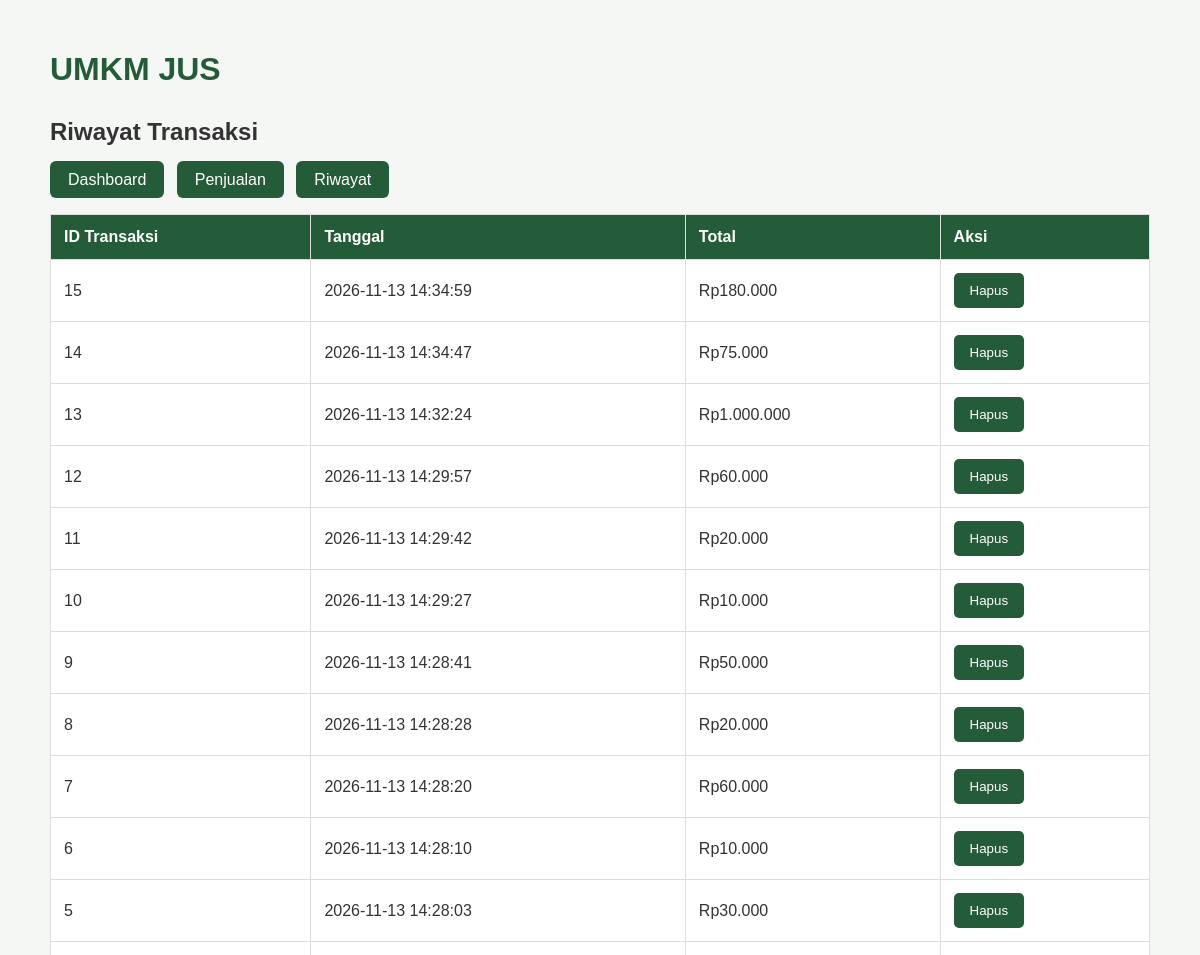
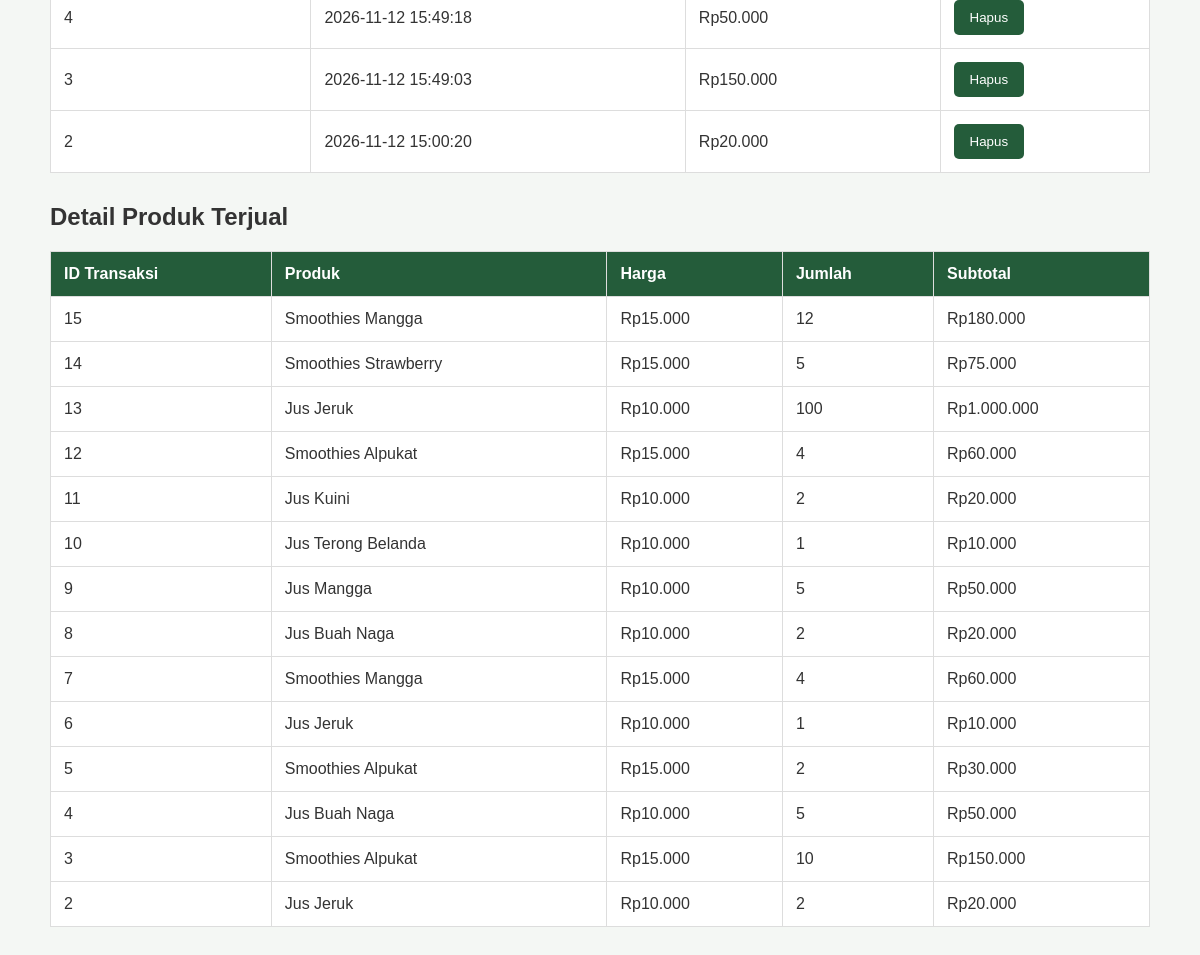
/riwayat, run on the app's committed database (2 pictures, top to bottom).
### tables this page shows
CREATE TABLE transaksi (
            id INTEGER PRIMARY KEY AUTOINCREMENT,
            tanggal DATETIME DEFAULT CURRENT_TIMESTAMP,
            total INTEGER
        );

CREATE TABLE detail_transaksi (
            id INTEGER PRIMARY KEY AUTOINCREMENT,
            transaksi_id INTEGER,
            produk_id INTEGER,
            nama_produk TEXT,
            harga INTEGER,
            modal INTEGER,
            jumlah INTEGER,
            subtotal INTEGER
        );

### app.py (the view)
@app.route("/riwayat")
def riwayat():
    conn = koneksi_database()
    transaksi = conn.execute("""
        SELECT * FROM transaksi
        ORDER BY id DESC
    """).fetchall()
    detail = conn.execute("""
        SELECT * FROM detail_transaksi
        ORDER BY id DESC
    """).fetchall()
    conn.close()
    return render_template(
        "riwayat.html",
        transaksi=transaksi,
        detail=detail
    )

### app.py (called while the page is built)
def koneksi_database():
    conn = sqlite3.connect("database.db")
    conn.row_factory = sqlite3.Row
    return conn

### templates/riwayat.html (shortened to what this page needs)
<!DOCTYPE html>
<html>
<head>
    <link rel="stylesheet"
    href="{{ url_for('static', filename='style.css') }}">
</head>
<body>
<div class="container">
<div class="container">
    <h1>UMKM JUS</h1>
    <h2>Riwayat Transaksi</h2>
    <nav>
        <a href="/">Dashboard</a>
        <a href="/penjualan">Penjualan</a>
        <a href="/riwayat">Riwayat</a>
    </nav>
    <table>
        <tr>
            <th>ID Transaksi</th>
            <th>Tanggal</th>
            <th>Total</th>
            <th>Aksi</th>
        </tr>
        {% for item in transaksi %}
<tr>
    <td>{{ item['id'] }}</td>
    <td>{{ item['tanggal'] }}</td>
    <td>
        Rp{{ "{:,}".format(item['total']).replace(",", ".") }}
    </td>
    <td>
        <form action="/hapus-transaksi/{{ item['id'] }}"
              method="POST"
              onsubmit="return confirm('Yakin ingin menghapus transaksi ini?')">
            <button type="submit">Hapus</button>
        </form>
    </td>
</tr>
{% endfor %}
    </table>
    <h2>Detail Produk Terjual</h2>
    <table>
        <tr>
            <th>ID Transaksi</th>
            <th>Produk</th>
            <th>Harga</th>
            <th>Jumlah</th>
            <th>Subtotal</th>
        </tr>
        {% for item in detail %}
        <tr>
            <td>{{ item['transaksi_id'] }}</td>
            <td>{{ item['nama_produk'] }}</td>
            <td>Rp{{ "{:,}".format(item['harga']).replace(",", ".") }}</td>
            <td>{{ item['jumlah'] }}</td>
            <td>Rp{{ "{:,}".format(item['subtotal']).replace(",", ".") }}</td>
        </tr>
        {% endfor %}
    </table>
</div>
</body>
</html>

### static/style.css (style rules this page uses)
body { font-family: Arial, sans-serif; background-color: #f4f7f4; margin: 0; padding: 30px; color: #333; }
.container { max-width: 1100px; margin: auto; }
h1 { color: #245c3a; }
h2 { color: #333; margin-top: 30px; }
nav { margin: 25px 0; }
nav a { text-decoration: none; background-color: #245c3a; color: white; padding: 10px 18px; border-radius: 6px; margin-right: 8px; }
table { width: 100%; border-collapse: collapse; background-color: white; margin-top: 20px; }
th, td { padding: 13px; border: 1px solid #ddd; text-align: left; }
th { background-color: #245c3a; color: white; }
button { padding: 10px 16px; background-color: #245c3a; color: white; border: none; border-radius: 5px; cursor: pointer; }

### data on the page
transaksi: id "15", tanggal "2026-11-13 14:34:59", total "180.000"
transaksi: id "14", tanggal "2026-11-13 14:34:47", total "75.000"
transaksi: id "13", tanggal "2026-11-13 14:32:24", total "1.000.000"
transaksi: id "12", tanggal "2026-11-13 14:29:57", total "60.000"
transaksi: id "11", tanggal "2026-11-13 14:29:42", total "20.000"
transaksi: id "10", tanggal "2026-11-13 14:29:27", total "10.000"
transaksi: id "9", tanggal "2026-11-13 14:28:41", total "50.000"
transaksi: id "8", tanggal "2026-11-13 14:28:28", total "20.000"
transaksi: id "7", tanggal "2026-11-13 14:28:20", total "60.000"
transaksi: id "6", tanggal "2026-11-13 14:28:10", total "10.000"
transaksi: id "5", tanggal "2026-11-13 14:28:03", total "30.000"
transaksi: id "4", tanggal "2026-11-12 15:49:18", total "50.000"
transaksi: id "3", tanggal "2026-11-12 15:49:03", total "150.000"
transaksi: id "2", tanggal "2026-11-12 15:00:20", total "20.000"
detail_transaksi: transaksi_id "15", nama_produk "Smoothies Mangga", harga "15.000", jumlah "12", subtotal "180.000"
detail_transaksi: transaksi_id "14", nama_produk "Smoothies Strawberry", harga "15.000", jumlah "5", subtotal "75.000"
detail_transaksi: transaksi_id "13", nama_produk "Jus Jeruk", harga "10.000", jumlah "100", subtotal "1.000.000"
detail_transaksi: transaksi_id "12", nama_produk "Smoothies Alpukat", harga "15.000", jumlah "4", subtotal "60.000"
detail_transaksi: transaksi_id "11", nama_produk "Jus Kuini", harga "10.000", jumlah "2", subtotal "20.000"
detail_transaksi: transaksi_id "10", nama_produk "Jus Terong Belanda", harga "10.000", jumlah "1", subtotal "10.000"
detail_transaksi: transaksi_id "9", nama_produk "Jus Mangga", harga "10.000", jumlah "5", subtotal "50.000"
detail_transaksi: transaksi_id "8", nama_produk "Jus Buah Naga", harga "10.000", jumlah "2", subtotal "20.000"
detail_transaksi: transaksi_id "7", nama_produk "Smoothies Mangga", harga "15.000", jumlah "4", subtotal "60.000"
detail_transaksi: transaksi_id "6", nama_produk "Jus Jeruk", harga "10.000", jumlah "1", subtotal "10.000"
detail_transaksi: transaksi_id "5", nama_produk "Smoothies Alpukat", harga "15.000", jumlah "2", subtotal "30.000"
detail_transaksi: transaksi_id "4", nama_produk "Jus Buah Naga", harga "10.000", jumlah "5", subtotal "50.000"
detail_transaksi: transaksi_id "3", nama_produk "Smoothies Alpukat", harga "15.000", jumlah "10", subtotal "150.000"
detail_transaksi: transaksi_id "2", nama_produk "Jus Jeruk", harga "10.000", jumlah "2", subtotal "20.000"
